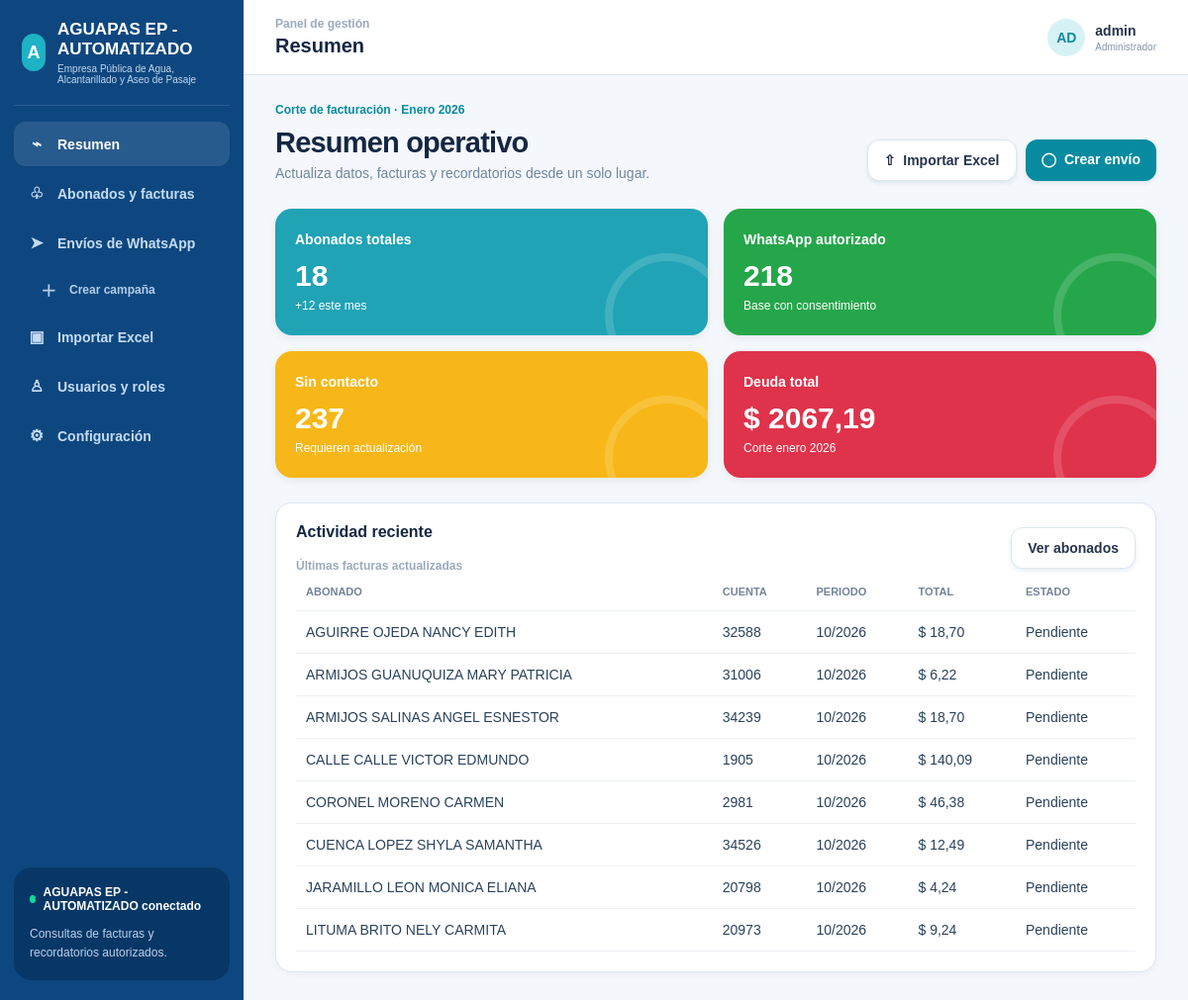
The app's page / (signed in) with its own data.
### billing/models.py (models this page shows, shortened)
class Invoice(models.Model):
    STATUS = [('pending','Pendiente'),('paid','Pagada'),('cancelled','Anulada')]
    subscriber = models.ForeignKey(Subscriber, on_delete=models.CASCADE, related_name='invoices')
    period = models.DateField(help_text='Usa el primer día del mes')
    previous_reading = models.DecimalField(max_digits=12, decimal_places=2, default=0)
    current_reading = models.DecimalField(max_digits=12, decimal_places=2, default=0)
    amount = models.DecimalField(max_digits=12, decimal_places=2, default=0)
    due_date = models.DateField(null=True, blank=True)
    status = models.CharField(max_length=20, choices=STATUS, default='pending')
    created_at = models.DateTimeField(auto_now_add=True)
    class Meta: unique_together = ('subscriber','period'); ordering = ['-period','subscriber__full_name']

class Subscriber(models.Model):
    account_number = models.CharField('Cuenta', max_length=60, unique=True)
    import_batch = models.ForeignKey('ImportBatch', null=True, blank=True, on_delete=models.SET_NULL, related_name='subscribers')
    national_id = models.CharField('Cédula', max_length=30, blank=True)
    full_name = models.CharField('Abonado', max_length=180)
    phone = models.CharField('WhatsApp', max_length=30, blank=True)
    email = models.EmailField(blank=True)
    address = models.CharField(max_length=255, blank=True)
    category = models.CharField(max_length=80, blank=True)
    sequence = models.CharField(max_length=30, blank=True)
    client_code = models.CharField(max_length=60, blank=True)
    meter_number = models.CharField(max_length=60, blank=True)
    total_letters = models.DecimalField(max_digits=12, decimal_places=2, default=0)
    previous_reading = models.DecimalField(max_digits=12, decimal_places=2, default=0)
    current_reading = models.DecimalField(max_digits=12, decimal_places=2, default=0)
    active = models.BooleanField(default=True)
    consent_whatsapp = models.BooleanField(default=False)
    created_at = models.DateTimeField(auto_now_add=True)
    updated_at = models.DateTimeField(auto_now=True)

### billing/views.py (the view)
# urls.py: path('', DashboardView.as_view(), name='dashboard'),
class DashboardView(LoginRequiredMixin, TemplateView):
    template_name = 'billing/dashboard.html'
    def get_context_data(self, **kwargs):
        context = super().get_context_data(**kwargs)
        context.update(
            subscribers=Subscriber.objects.filter(active=True).count(),
            debtors=Subscriber.objects.filter(invoices__status='pending', invoices__amount__gt=0).distinct().count(),
            debt=Invoice.objects.filter(status='pending').aggregate(total=Sum('amount'))['total'] or Decimal('0'),
            recent=Invoice.objects.select_related('subscriber')[:8],
        )
        return context

### templates/billing/dashboard.html (shortened to what this page needs)
{% extends 'base.html' %}
{% block header_title %}Resumen{% endblock %}
{% block content %}
<div class="content-header">
  <div><div class="eyebrow" style="color:#078ba0">Corte de facturación · Enero 2026</div><h1>Resumen operativo</h1><p>Actualiza datos, facturas y recordatorios desde un solo lugar.</p></div>
  <div class="actions"><a class="btn light" href="{% url 'import_excel' %}">⇧ &nbsp;Importar Excel</a><a class="btn" href="{% url 'campaign_create' %}">◯ &nbsp;Crear envío</a></div>
</div>
<div class="cards">
  <div class="metric-card cyan"><div class="metric-label">Abonados totales</div><div class="metric-value">{{ subscribers|default:455 }}</div><div class="metric-note">+12 este mes</div></div>
  <div class="metric-card green"><div class="metric-label">WhatsApp autorizado</div><div class="metric-value">{{ whatsapp_authorized|default:218 }}</div><div class="metric-note">Base con consentimiento</div></div>
  <div class="metric-card amber"><div class="metric-label">Sin contacto</div><div class="metric-value">{{ without_contact|default:237 }}</div><div class="metric-note">Requieren actualización</div></div>
  <div class="metric-card red"><div class="metric-label">Deuda total</div><div class="metric-value">$ {{ debt|floatformat:2|default:'91.713,26' }}</div><div class="metric-note">Corte enero 2026</div></div>
</div>
<div class="panel"><div style="display:flex;justify-content:space-between;align-items:center;gap:12px"><div><h2>Actividad reciente</h2><span class="eyebrow">Últimas facturas actualizadas</span></div><a class="btn light" href="{% url 'subscribers' %}">Ver abonados</a></div><table class="table"><tr><th>Abonado</th><th>Cuenta</th><th>Periodo</th><th>Total</th><th>Estado</th></tr>{% for invoice in recent %}<tr><td>{{ invoice.subscriber.full_name }}</td><td>{{ invoice.subscriber.account_number }}</td><td>{{ invoice.period|date:'m/Y' }}</td><td>$ {{ invoice.amount }}</td><td>{{ invoice.get_status_display }}</td></tr>{% empty %}<tr><td colspan="5">Todavía no hay facturas. Importa el Excel para comenzar.</td></tr>{% endfor %}</table></div>
{% endblock %}

### templates/base.html (shortened to what this page needs)
<!doctype html>
<html lang="es">
<head>
</head>
<body>
<div class="app-shell">
  <aside class="sidebar">
    <div class="brand"><div class="brand-mark">A</div><div><div class="brand-name">AGUAPAS EP - AUTOMATIZADO</div><div class="brand-subtitle">Empresa Pública de Agua, Alcantarillado y Aseo de Pasaje</div></div></div>
    <nav class="nav">
      <a href="{% url 'dashboard' %}" class="{% if request.path == '/' %}active{% endif %}"><span class="nav-icon">⌁</span>Resumen</a>
      <a href="{% url 'subscribers' %}"><span class="nav-icon">♧</span>Abonados y facturas</a>
      <a href="{% url 'campaigns' %}"><span class="nav-icon">➤</span>Envíos de WhatsApp</a>
      <a href="{% url 'campaign_create' %}" class="subnav-link"><span class="nav-icon">＋</span>Crear campaña</a>
      <a href="{% url 'import_excel' %}"><span class="nav-icon">▣</span>Importar Excel</a>
      <a href="{% url 'users' %}" class="{% if '/usuarios/' in request.path %}active{% endif %}"><span class="nav-icon">♙</span>Usuarios y roles</a>
      <a href="{% url 'users' %}" class="{% if '/configuracion/' in request.path %}active{% endif %}"><span class="nav-icon">⚙</span>Configuración</a>
    </nav>
    <div class="bot-status"><div class="status-line"><span class="status-dot"></span>AGUAPAS EP - AUTOMATIZADO conectado</div><p>Consultas de facturas y recordatorios autorizados.</p></div>
  </aside>
  <main class="main">
    <header class="topbar"><div><div class="eyebrow">Panel de gestión</div><h1 class="page-title">{% block header_title %}Resumen{% endblock %}</h1></div><div class="user-chip"><div class="avatar">{{ request.user.username|slice:':2'|upper }}</div><div class="user-meta"><strong>{{ request.user.get_full_name|default:request.user.username }}</strong><small>{% if request.user.is_staff %}Administrador{% else %}Usuario{% endif %}</small></div></div></header>
    <section class="content">{% block content %}{% endblock %}</section>
  </main>
</div>
</body>
</html>

### templates/base.html (style rules this page uses)
:root { --navy:#0e477f;--navy-deep:#073766;--ink:#142743;--muted:#7890aa;--line:#dce6ef;--bg:#f4f7fb;--white:#fff;--cyan:#20a3b5;--green:#25a64b;--amber:#f7b718;--red:#df334b }
* { box-sizing:border-box }
body { margin:0;background:var(--bg);color:var(--ink);font:14px Arial,Helvetica,sans-serif }
.app-shell { min-height:100vh;display:flex }
.sidebar { width:246px;flex:0 0 246px;background:var(--navy);color:#dbeaff;padding:20px 14px;display:flex;flex-direction:column }
.brand { display:flex;align-items:center;gap:12px;padding:0 8px 20px;border-bottom:1px solid #ffffff20 }
.brand-mark { width:38px;height:38px;border-radius:12px;background:#1db2c4;color:#fff;display:grid;place-items:center;font-size:18px;font-weight:700 }
.brand-name { font-size:17px;font-weight:700;color:#fff }
.brand-subtitle { font-size:10px;margin-top:4px;color:#c1d7ef }
.nav { padding-top:16px;display:grid;gap:5px }
.nav a { color:#c5dcf4;text-decoration:none;padding:13px 14px;border-radius:12px;display:flex;align-items:center;gap:12px;font-weight:600 }
.nav a:hover,.nav a.active { background:#ffffff1c;color:#fff }
.nav-icon { width:18px;text-align:center;font-size:16px }
.bot-status { margin-top:auto;background:#073766;border-radius:18px;padding:18px 16px;color:#fff }
.status-line { font-weight:700;font-size:12px;display:flex;align-items:center;gap:8px }
.status-dot { width:8px;height:8px;border-radius:50%;background:#10d99b }
.bot-status p { font-size:12px;line-height:1.6;color:#b9d2ee;margin:12px 0 0 }
.main { min-width:0;flex:1 }
.topbar { height:76px;background:#fff;border-bottom:1px solid var(--line);display:flex;align-items:center;justify-content:space-between;padding:0 32px }
.eyebrow { color:#9aaabd;font-size:12px;font-weight:600 }
.page-title { font-size:20px;margin:4px 0 0 }
.user-chip { display:flex;align-items:center;gap:10px;color:#25344b }
.avatar { width:38px;height:38px;border-radius:50%;background:#d7f2f5;color:#128b9b;display:grid;place-items:center;font-weight:700 }
.user-meta small { display:block;color:#8496aa;font-size:10px;margin-top:3px }
.content { max-width:none;width:100%;margin:0 auto;padding:28px 32px }
.subnav-link { padding-top:8px!important;padding-bottom:8px!important;margin-left:12px;font-size:12px!important;opacity:.9 }
.content-header { display:flex;justify-content:space-between;align-items:flex-end;gap:18px;margin-bottom:28px }
.content-header h1 { font-size:29px;margin:10px 0 6px;letter-spacing:-.8px }
.content-header p { color:#70859d;margin:0 }
.actions { display:flex;gap:9px }
.btn { background:#078ba0;color:#fff;border:0;border-radius:12px;padding:12px 16px;text-decoration:none;font-weight:700;display:inline-block;cursor:pointer;box-shadow:0 2px 4px #0c62851c }
.btn.light { background:#fff;color:#25344b;border:1px solid var(--line) }
.cards { display:grid;grid-template-columns:repeat(2,minmax(0,1fr));gap:16px }
.metric-card { border-radius:17px;color:#fff;padding:23px 20px;min-height:127px;position:relative;overflow:hidden;box-shadow:0 3px 8px #163b5712 }
.metric-card:after { content:"";position:absolute;width:110px;height:110px;border:8px solid #ffffff26;border-radius:50%;right:-22px;bottom:-43px }
.metric-label { font-size:14px;font-weight:700 }
.metric-value { font-size:30px;font-weight:700;margin:12px 0 6px }
.metric-note { font-size:12px }
.cyan { background:var(--cyan) }
.green { background:var(--green) }
.amber { background:var(--amber) }
.red { background:var(--red) }
.panel { background:#fff;border:1px solid var(--line);border-radius:17px;margin-top:25px;padding:20px;box-shadow:0 2px 8px #163b570b }
.panel h2 { font-size:16px;margin:0 0 16px }
.table { width:100%;border-collapse:collapse }
.table th,.table td { text-align:left;padding:13px 10px;border-bottom:1px solid #edf1f5 }
.table th { color:#72849a;font-size:11px;text-transform:uppercase }
.table td { color:#29425c }

### records on screen
Invoice: subscriber.full_name "AGUIRRE OJEDA NANCY EDITH", subscriber.account_number "32588", period "10/2026", amount "18,70", status "Pendiente"
Invoice: subscriber.full_name "ARMIJOS GUANUQUIZA MARY PATRICIA", subscriber.account_number "31006", period "10/2026", amount "6,22", status "Pendiente"
Invoice: subscriber.full_name "ARMIJOS SALINAS ANGEL ESNESTOR", subscriber.account_number "34239", period "10/2026", amount "18,70", status "Pendiente"
Invoice: subscriber.full_name "CALLE CALLE VICTOR EDMUNDO", subscriber.account_number "1905", period "10/2026", amount "140,09", status "Pendiente"
Invoice: subscriber.full_name "CORONEL MORENO CARMEN", subscriber.account_number "2981", period "10/2026", amount "46,38", status "Pendiente"
Invoice: subscriber.full_name "CUENCA LOPEZ SHYLA SAMANTHA", subscriber.account_number "34526", period "10/2026", amount "12,49", status "Pendiente"
Invoice: subscriber.full_name "JARAMILLO LEON MONICA ELIANA", subscriber.account_number "20798", period "10/2026", amount "4,24", status "Pendiente"
Invoice: subscriber.full_name "LITUMA BRITO NELY CARMITA", subscriber.account_number "20973", period "10/2026", amount "9,24", status "Pendiente"

### other values on screen
{{ request.user.username|slice:':2'|upper }} "AD"
{{ request.user.get_full_name|default:request.user.username }} "admin"
{{ subscribers|default:455 }} "18"
{{ whatsapp_authorized|default:218 }} "218"
{{ without_contact|default:237 }} "237"
{{ debt|floatformat:2|default:'91.713,26' }} "2067,19"
